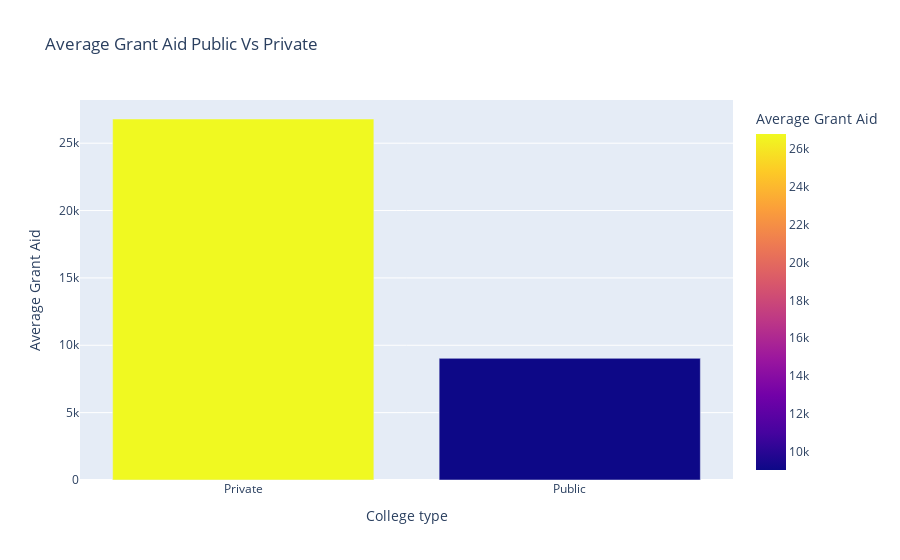

The code cell stored with this chart in its notebook:
### Code cell
# Average aid grant Public vs Private

aid = pd.read_sql('select "Public/Private" as "College type", avg("Average Grant Aid") as "Average Grant Aid" from college group by "College type";', connection)
px.bar(aid, x="College type", y="Average Grant Aid", color="Average Grant Aid", title="Average Grant Aid Public Vs Private")

### Figure 1 — Plotly figure (JSON) as saved in the notebook; plotly's stock layout.template omitted (floating-point values rounded to 4 significant figures)
{"data": [{"alignmentgroup": "True", "hovertemplate": "College type=%{x}<br>Average Grant Aid=%{marker.color}<extra></extra>", "legendgroup": "", "marker": {"color": [26800.0, 9031.0], "coloraxis": "coloraxis", "pattern": {"shape": ""}}, "name": "", "offsetgroup": "", "orientation": "v", "showlegend": false, "textposition": "auto", "type": "bar", "x": ["Private", "Public"], "xaxis": "x", "y": [26800.0, 9031.0], "yaxis": "y"}], "layout": {"barmode": "relative", "coloraxis": {"colorbar": {"title": {"text": "Average Grant Aid"}}, "colorscale": [[0, "#0d0887"], [0.1111, "#46039f"], [0.2222, "#7201a8"], [0.3333, "#9c179e"], [0.4444, "#bd3786"], [0.5556, "#d8576b"], [0.6667, "#ed7953"], [0.7778, "#fb9f3a"], [0.8889, "#fdca26"], [1, "#f0f921"]]}, "legend": {"tracegroupgap": 0}, "title": {"text": "Average Grant Aid Public Vs Private"}, "xaxis": {"anchor": "y", "domain": [0, 1], "title": {"text": "College type"}}, "yaxis": {"anchor": "x", "domain": [0, 1], "title": {"text": "Average Grant Aid"}}}}
